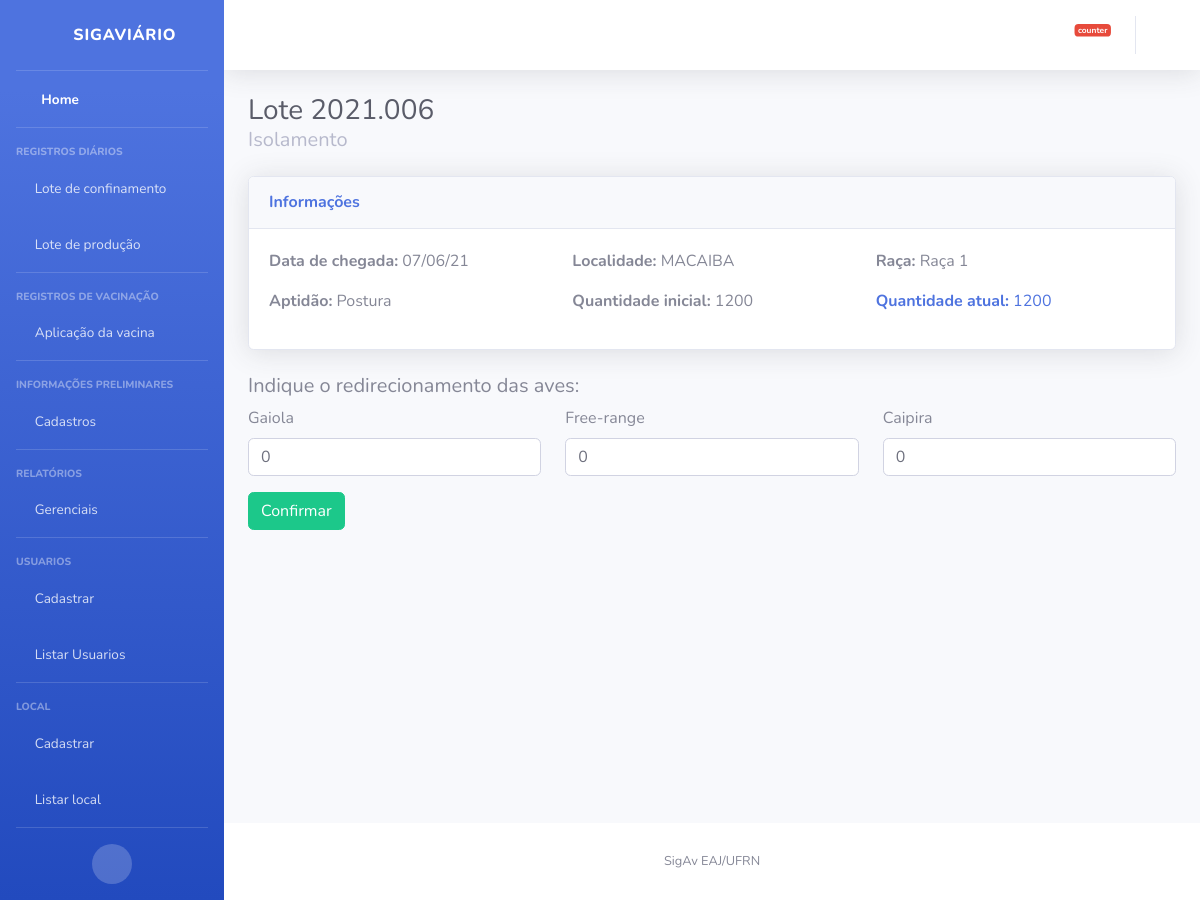
The app's page /producao/cadastrar/, older data.
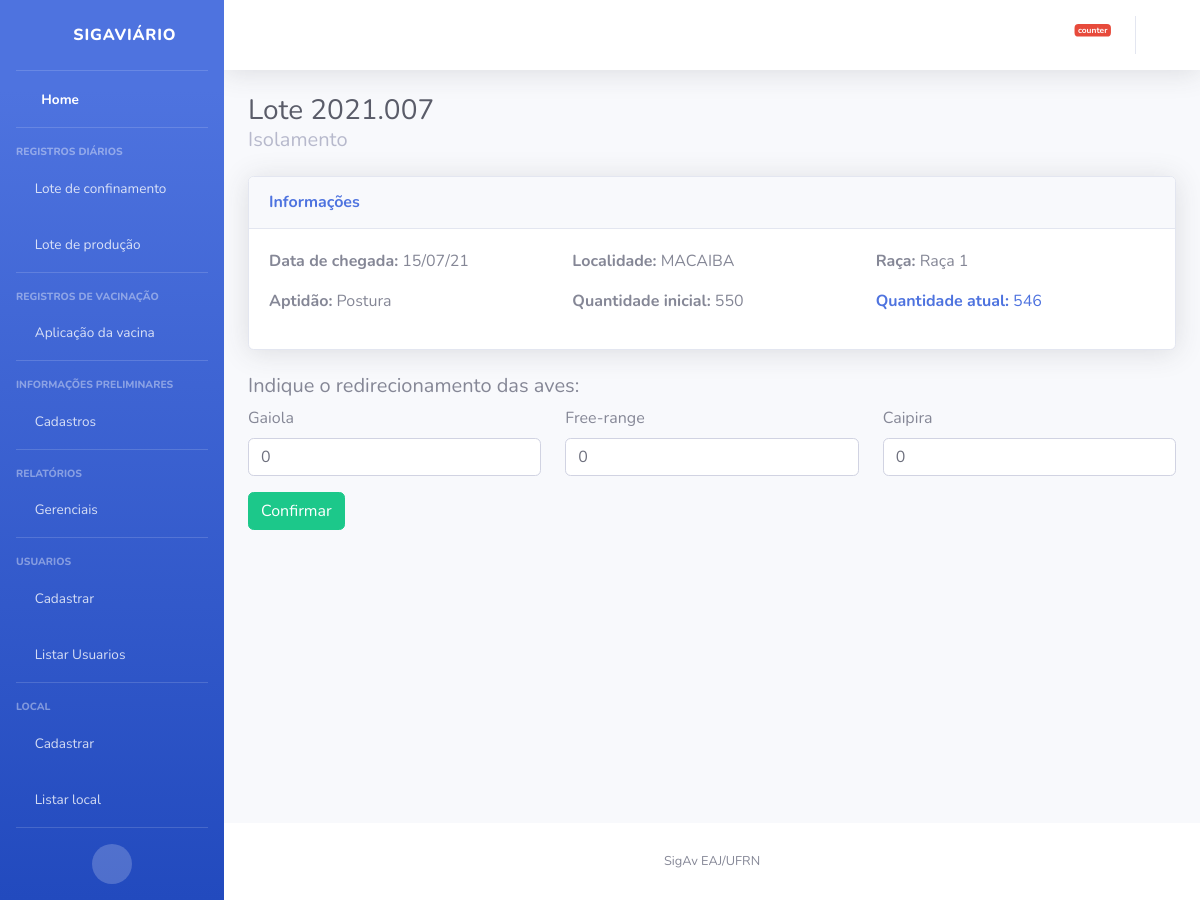
The same page, newer data.
### lote/models.py (models this page shows)
class Lote(models.Model):
    codigo = models.CharField(max_length=50, unique=True)
    aptidao = models.CharField(max_length=1, choices=APTIDAO, default='B')
    data_chegada = models.DateField(default=date.today)
    localidade = models.CharField(max_length=200)
    quantidade_aves_chegada = models.PositiveIntegerField()
    quantidade_aves_final = models.PositiveIntegerField(null=True, blank=True)
    raca = models.CharField(max_length=1, choices=RACA)
    status = models.CharField(max_length=1, choices=STATUS, default='A')
    def __str__(self):
        return self.codigo
    class Meta:
        ordering = ('status','data_chegada',)

### producao/views.py (the view)
# urls.py: path('cadastrar/', views.cadastrar, name='cadastrar'),
def cadastrar(request):
    lote_atual = buscar_lote_atual()
    if (request.method == "POST"):
        form = ProducaoForm(request.POST)
        if form.is_valid():
            gaiola = form.cleaned_data['gaiola']
            free_range = form.cleaned_data['free_range']
            caipira = form.cleaned_data['caipira']
            if gaiola > 0:
                fase_postura_gaiola = Fase_postura(
                    lote=lote_atual,
                    tipo_sistema = 'B',
                    data_chegada = date.today(),
                    quantidade_aves_chegada = gaiola,
                    quantidade_aves_final = gaiola
                )
                fase_postura_gaiola.save()
            if free_range > 0:
                fase_postura_free_range = Fase_postura(
                    lote=lote_atual,
                    tipo_sistema = 'A',
                    data_chegada = date.today(),
                    quantidade_aves_chegada = free_range,
                    quantidade_aves_final = free_range
                )
                fase_postura_free_range.save()
            if caipira > 0:
                fase_postura_caipira = Fase_postura(
                    lote=lote_atual,
                    tipo_sistema = 'C',
                    data_chegada = date.today(),
                    quantidade_aves_chegada = caipira,
                    quantidade_aves_final = caipira
                )
                fase_postura_caipira.save()
            lote_atual.status = "C"
            lote_atual.save()
            return redirect("producao:listar")
    else:
        form = ProducaoForm()
    informacoes = {
        'lote': lote_atual,
        'form': form
    }
    return render(request, "producao/cadastrar.html", informacoes)

### producao/forms.py (shortened to what this page needs)
class ProducaoForm(forms.Form):
    gaiola = forms.IntegerField(label='Gaiola', initial=0)
    free_range = forms.IntegerField(label='Free-range', initial=0)
    caipira = forms.IntegerField(label='Caipira', initial=0)

### producao/views.py (called while the page is built)
def buscar_lote_atual():
    if (len(Lote.objects.filter(Q(status="A") | Q(status="B"))) > 0):
        return Lote.objects.filter(Q(status="A") | Q(status="B"))[0]
    else:
        return None

### templates/producao/cadastrar.html (shortened to what this page needs)
{% extends "base.html" %}
{% load bootstrap4 %}
{% block titulo %}
  Lote {{lote}}
  <p class="m-0 h5 font-weight-regular text-gray-500">{{lote.get_status_display}}</p>
{% endblock %}
{% block conteudo %}
<div class="row">
    <div class="col">
      <div class="card shadow mb-4">
          <div class="card-header py-3">
              <h6 class="m-0 font-weight-bold text-primary">Informações</h6>
          </div>
          <div class="card-body">
            <div class="row">
              <div class="col-lg-4">
                <p><strong>Data de chegada:</strong> {{lote.data_chegada|date:"d/m/y"}}</p>
                <p><strong>Aptidão:</strong> {{lote.get_aptidao_display}}</p>
              </div>
              <div class="col-lg-4">
                <p><strong>Localidade:</strong> {{lote.localidade}}</p>
                <p><strong>Quantidade inicial:</strong> {{lote.quantidade_aves_chegada}}</p>
              </div>
              <div class="col-lg-4">
                <p><strong>Raça:</strong> {{lote.get_raca_display}}</p>
                <p style="color: #4e73df"><strong>Quantidade atual:</strong> {{lote.quantidade_aves_final}}</p>
              </div>
            </div>
          </div>
      </div>
    </div>
  </div>
  <h5>Indique o redirecionamento das aves:</h5>
  <form method="POST">
      <div class="row">
        <div class="col-lg-4">
          {% bootstrap_field form.gaiola %}
        </div>
        <div class="col-lg-4">
          {% bootstrap_field form.free_range %}
        </div>
        <div class="col-lg-4">
          {% bootstrap_field form.caipira %}
        </div>
      </div>
      <input type="submit" class="btn btn-success" value="Confirmar">
  </form>
{% endblock %}

Row changes from the older to the newer data that the page shows:
no longer on this page (row edited): Lote: codigo "2021.006", status "Isolamento", data_chegada "07/06/21", aptidao "Postura", localidade "MACAIBA", quantidade_aves_chegada "1200", raca "Raça 1", quantidade_aves_final "1200"
added Lote: codigo "2021.007", status "Isolamento", data_chegada "15/07/21", aptidao "Postura", localidade "MACAIBA", quantidade_aves_chegada "550", raca "Raça 1", quantidade_aves_final "546"
